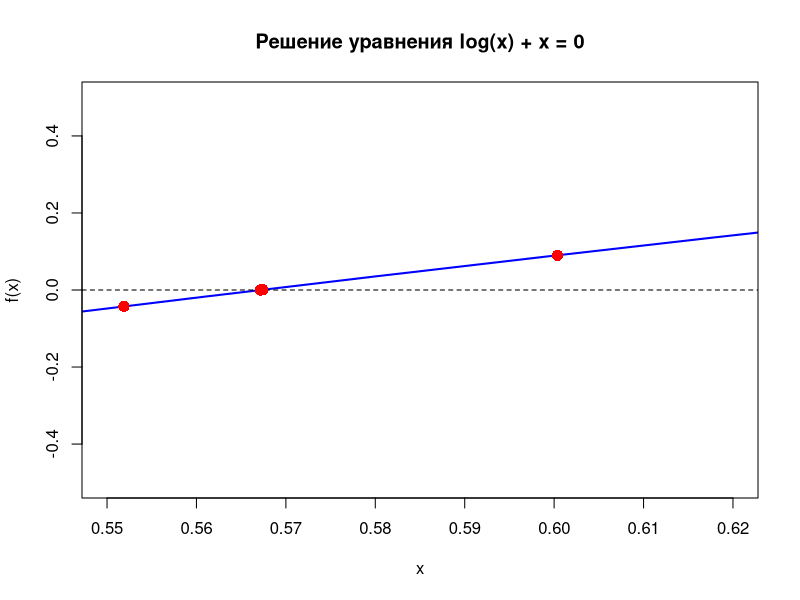

Reproduce this figure in R. (Note: this script raises an error after producing the figure.)
# Метод секущих + визуализация 
# Уравнение f(x) = log(x) + x
f <- function(x) { log(x) + x }
f_derivative <- function(x) { 1/x + 1  } # Производная f'(x)

# Метод хорд (секущих)
secant_method <- function(x0, x1, tol = 1e-6, max_iter = 100) {
  iter <- 0
  while (abs(f(x1)) > tol && iter < max_iter) {
    x_new <- x1 - f(x1) * (x1 - x0) / (f(x1) - f(x0))
    x0 <- x1
    x1 <- x_new
    iter <- iter + 1
    points(x1, f(x1), col = "red", pch = 16, cex = 1.5)
  }
  return(x1)
}

# Метод касательных (Ньютона)
newton_method <- function(x0, tol = 1e-6, max_iter = 100) {
  iter <- 0
  while (abs(f(x0)) > tol && iter < max_iter) {
    x0 <- x0 - f(x0) / f_derivative(x0)
    iter <- iter + 1
  }
  return(x0)
}

# 1 Начальные приближения
x0_secant <- 0.5   # Начальные точки для метода хорд
x1_secant <- 2.0
x0_newton <- 0.5   # Начальное приближение для метода Ньютона

# --- Визуализация ----
x_vals <- seq(0.1, 2, length.out = 100)  # X-координаты
y_vals <- f(x_vals)  # Значения функции

plot(x_vals, y_vals, type = "l", col = "blue", lwd = 2,
     xlab = "x", 
     ylab = "f(x)", 
     main = "Решение уравнения log(x) + x = 0",
     ylim = c(-0.5, 0.5), 
     xlim = c(0.55, 0.62))
abline(h = 0, col = "black", lty = 2)  # Линия y=0

# 2 Решения
root_secant <- secant_method(x0_secant, x1_secant)
#root_newton <- newton_method(x0_newton)

cat("Решение методом хорд (секущих):", root_secant, "\n")
cat("Решение методом касательных (Ньютона):", root_newton, "\n")


# Отмечаем корни
#points(root_secant, f(root_secant), col = "red", pch = 16, cex = 1.5)
#points(root_newton, f(root_newton), col = "green", pch = 16, cex = 1.5)

#legend("topright", legend = c("Метод хорд", "Метод Ньютона"), 
 #      col = c("red", "green"), pch = 16)
